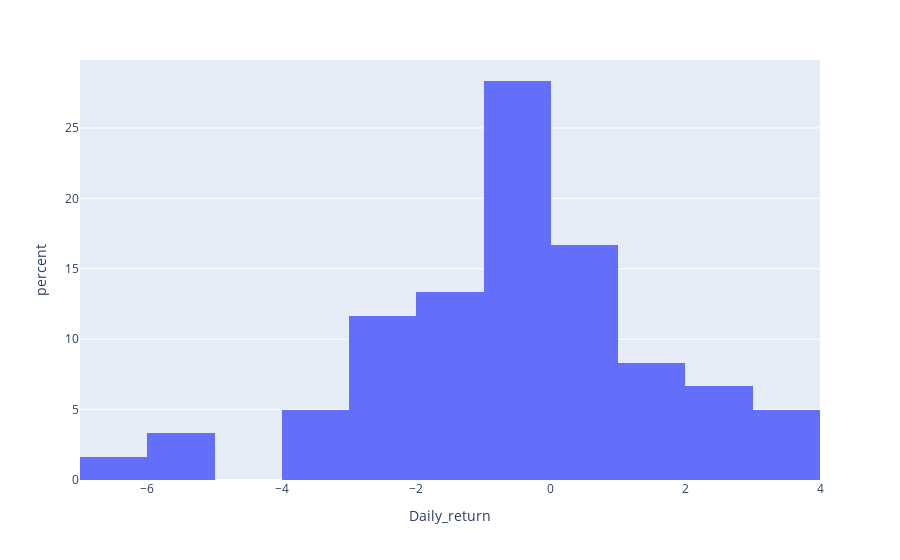

Notebook code cell kept with this figure:
### Code cell
dfig = go.Figure()
px.histogram(df.head(60), x="Daily_return",histnorm='percent')

### Figure 1 — Plotly figure (JSON) as saved in the notebook; plotly's stock layout.template omitted (floating-point values rounded to 4 significant figures)
{"data": [{"alignmentgroup": "True", "bingroup": "x", "histnorm": "percent", "hovertemplate": "Daily_return=%{x}<br>percent=%{y}<extra></extra>", "legendgroup": "", "marker": {"color": "#636efa"}, "name": "", "offsetgroup": "", "orientation": "v", "showlegend": false, "type": "histogram", "x": [-5.53, -2.561, -1.126, -0.1266, 2.662, -1.975, 3.652, 1.094, -2.764, 1.112, 2.2, -0.4785, 1.322, -1.305, 0.8413, 0.5959, 0, -1.659, -0.6024, -0.6061, -1.463, -0.8663, -1.248, -0.3793, -0.1269, -0.1271, 2.926, 2.101, 1.695, -0.119, -3.933, -1.117, 0.6274, -0.1247, 0.2497, -2.117, -0.8906, -0.2567, 0.9009, -0.3827, 3.329, -0.1239, -0.2481, -2.363, -0.3822, 0, 1.79, -3.015, 0.2591, 0.5168, -1.285, -6.25, -2.778, 3.714, -3.581, 0, -2.857, -5.294, -0.6211, -2.5], "xaxis": "x", "yaxis": "y"}], "layout": {"barmode": "relative", "legend": {"tracegroupgap": 0}, "margin": {"t": 60}, "xaxis": {"anchor": "y", "domain": [0, 1], "title": {"text": "Daily_return"}}, "yaxis": {"anchor": "x", "domain": [0, 1], "title": {"text": "percent"}}}}
